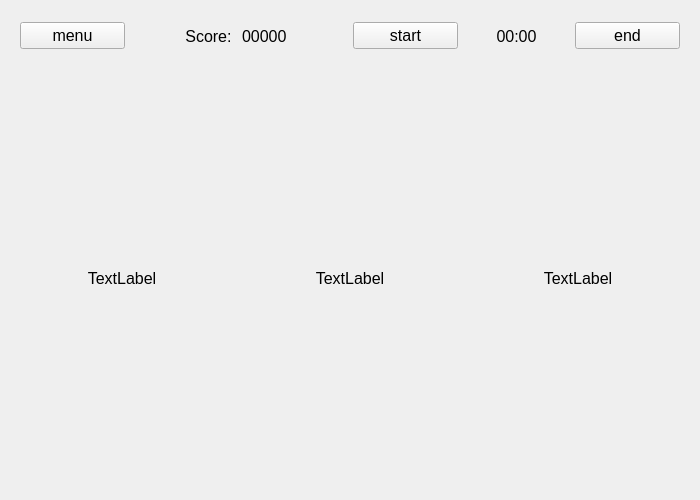
<?xml version="1.0" encoding="UTF-8"?>
<ui version="4.0">
 <class>Form</class>
 <widget class="QWidget" name="Form">
  <property name="geometry">
   <rect>
    <x>0</x>
    <y>0</y>
    <width>700</width>
    <height>500</height>
   </rect>
  </property>
  <property name="windowTitle">
   <string>Form</string>
  </property>
  <layout class="QVBoxLayout" name="verticalLayout">
   <item>
    <widget class="QWidget" name="widget_2" native="true">
     <property name="maximumSize">
      <size>
       <width>16777215</width>
       <height>50</height>
      </size>
     </property>
     <property name="font">
      <font>
       <pointsize>12</pointsize>
      </font>
     </property>
     <layout class="QHBoxLayout" name="horizontalLayout_2">
      <item>
       <widget class="QPushButton" name="start_menu_button">
        <property name="font">
         <font>
          <pointsize>12</pointsize>
         </font>
        </property>
        <property name="text">
         <string>menu</string>
        </property>
       </widget>
      </item>
      <item>
       <widget class="QLabel" name="score_text">
        <property name="text">
         <string>Score: </string>
        </property>
        <property name="alignment">
         <set>Qt::AlignRight|Qt::AlignTrailing|Qt::AlignVCenter</set>
        </property>
       </widget>
      </item>
      <item>
       <widget class="QLabel" name="score_label">
        <property name="text">
         <string>00000</string>
        </property>
       </widget>
      </item>
      <item>
       <widget class="QPushButton" name="pushButton">
        <property name="font">
         <font>
          <pointsize>12</pointsize>
         </font>
        </property>
        <property name="text">
         <string>start</string>
        </property>
       </widget>
      </item>
      <item>
       <widget class="QLabel" name="timer_label">
        <property name="font">
         <font>
          <pointsize>12</pointsize>
         </font>
        </property>
        <property name="text">
         <string>00:00</string>
        </property>
        <property name="alignment">
         <set>Qt::AlignCenter</set>
        </property>
       </widget>
      </item>
      <item>
       <widget class="QPushButton" name="end_button">
        <property name="text">
         <string>end</string>
        </property>
       </widget>
      </item>
     </layout>
    </widget>
   </item>
   <item>
    <layout class="QHBoxLayout" name="horizontalLayout">
     <item>
      <widget class="QLabel" name="label_1">
       <property name="font">
        <font>
         <pointsize>12</pointsize>
        </font>
       </property>
       <property name="text">
        <string>TextLabel</string>
       </property>
       <property name="alignment">
        <set>Qt::AlignCenter</set>
       </property>
      </widget>
     </item>
     <item>
      <widget class="QLabel" name="label_2">
       <property name="font">
        <font>
         <pointsize>12</pointsize>
        </font>
       </property>
       <property name="text">
        <string>TextLabel</string>
       </property>
       <property name="alignment">
        <set>Qt::AlignCenter</set>
       </property>
      </widget>
     </item>
     <item>
      <widget class="QLabel" name="label_3">
       <property name="font">
        <font>
         <pointsize>12</pointsize>
        </font>
       </property>
       <property name="text">
        <string>TextLabel</string>
       </property>
       <property name="alignment">
        <set>Qt::AlignCenter</set>
       </property>
      </widget>
     </item>
    </layout>
   </item>
  </layout>
 </widget>
 <resources/>
 <connections/>
</ui>
